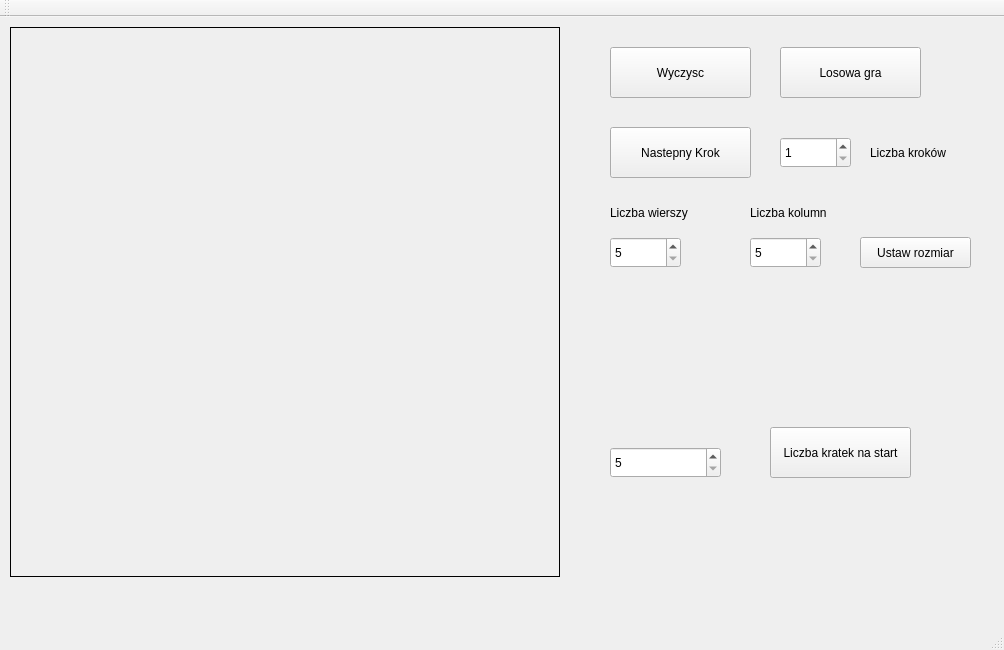
<?xml version="1.0" encoding="UTF-8"?>
<ui version="4.0">
 <class>MainWindow</class>
 <widget class="QMainWindow" name="MainWindow">
  <property name="geometry">
   <rect>
    <x>0</x>
    <y>0</y>
    <width>1004</width>
    <height>650</height>
   </rect>
  </property>
  <property name="windowTitle">
   <string>MainWindow</string>
  </property>
  <widget class="QWidget" name="centralWidget">
   <widget class="QLabel" name="lbl_gra">
    <property name="geometry">
     <rect>
      <x>10</x>
      <y>10</y>
      <width>550</width>
      <height>550</height>
     </rect>
    </property>
    <property name="mouseTracking">
     <bool>true</bool>
    </property>
    <property name="frameShape">
     <enum>QFrame::Box</enum>
    </property>
    <property name="text">
     <string/>
    </property>
   </widget>
   <widget class="QPushButton" name="btn_wyczysc">
    <property name="geometry">
     <rect>
      <x>610</x>
      <y>30</y>
      <width>141</width>
      <height>51</height>
     </rect>
    </property>
    <property name="text">
     <string>Wyczysc</string>
    </property>
   </widget>
   <widget class="QPushButton" name="btn_nastepnyKrok">
    <property name="geometry">
     <rect>
      <x>610</x>
      <y>110</y>
      <width>141</width>
      <height>51</height>
     </rect>
    </property>
    <property name="text">
     <string>Nastepny Krok</string>
    </property>
   </widget>
   <widget class="QPushButton" name="btn_randomStart">
    <property name="geometry">
     <rect>
      <x>780</x>
      <y>30</y>
      <width>141</width>
      <height>51</height>
     </rect>
    </property>
    <property name="text">
     <string>Losowa gra</string>
    </property>
   </widget>
   <widget class="QPushButton" name="btn_kratki_start">
    <property name="geometry">
     <rect>
      <x>770</x>
      <y>410</y>
      <width>141</width>
      <height>51</height>
     </rect>
    </property>
    <property name="text">
     <string>Liczba kratek na start</string>
    </property>
   </widget>
   <widget class="QSpinBox" name="l_wierszy">
    <property name="geometry">
     <rect>
      <x>610</x>
      <y>220</y>
      <width>71</width>
      <height>31</height>
     </rect>
    </property>
    <property name="specialValueText">
     <string/>
    </property>
    <property name="minimum">
     <number>5</number>
    </property>
   </widget>
   <widget class="QSpinBox" name="l_kolumn">
    <property name="geometry">
     <rect>
      <x>750</x>
      <y>220</y>
      <width>71</width>
      <height>31</height>
     </rect>
    </property>
    <property name="specialValueText">
     <string/>
    </property>
    <property name="minimum">
     <number>5</number>
    </property>
   </widget>
   <widget class="QPushButton" name="btn_ustawRozmiar">
    <property name="geometry">
     <rect>
      <x>860</x>
      <y>220</y>
      <width>111</width>
      <height>31</height>
     </rect>
    </property>
    <property name="text">
     <string>Ustaw rozmiar</string>
    </property>
   </widget>
   <widget class="QLabel" name="label">
    <property name="geometry">
     <rect>
      <x>610</x>
      <y>180</y>
      <width>91</width>
      <height>31</height>
     </rect>
    </property>
    <property name="text">
     <string>Liczba wierszy</string>
    </property>
   </widget>
   <widget class="QLabel" name="label_2">
    <property name="geometry">
     <rect>
      <x>750</x>
      <y>185</y>
      <width>101</width>
      <height>21</height>
     </rect>
    </property>
    <property name="text">
     <string>Liczba kolumn</string>
    </property>
   </widget>
   <widget class="QSpinBox" name="l_kratek">
    <property name="geometry">
     <rect>
      <x>610</x>
      <y>430</y>
      <width>111</width>
      <height>31</height>
     </rect>
    </property>
    <property name="minimum">
     <number>5</number>
    </property>
    <property name="maximum">
     <number>999</number>
    </property>
   </widget>
   <widget class="QSpinBox" name="l_krokow">
    <property name="geometry">
     <rect>
      <x>780</x>
      <y>120</y>
      <width>71</width>
      <height>31</height>
     </rect>
    </property>
    <property name="minimum">
     <number>1</number>
    </property>
   </widget>
   <widget class="QLabel" name="label_3">
    <property name="geometry">
     <rect>
      <x>870</x>
      <y>110</y>
      <width>101</width>
      <height>51</height>
     </rect>
    </property>
    <property name="text">
     <string>Liczba kroków</string>
    </property>
   </widget>
  </widget>
  <widget class="QMenuBar" name="menuBar">
   <property name="geometry">
    <rect>
     <x>0</x>
     <y>0</y>
     <width>1004</width>
     <height>26</height>
    </rect>
   </property>
  </widget>
  <widget class="QToolBar" name="mainToolBar">
   <attribute name="toolBarArea">
    <enum>TopToolBarArea</enum>
   </attribute>
   <attribute name="toolBarBreak">
    <bool>false</bool>
   </attribute>
  </widget>
  <widget class="QStatusBar" name="statusBar"/>
 </widget>
 <layoutdefault spacing="6" margin="11"/>
 <resources/>
 <connections/>
</ui>
